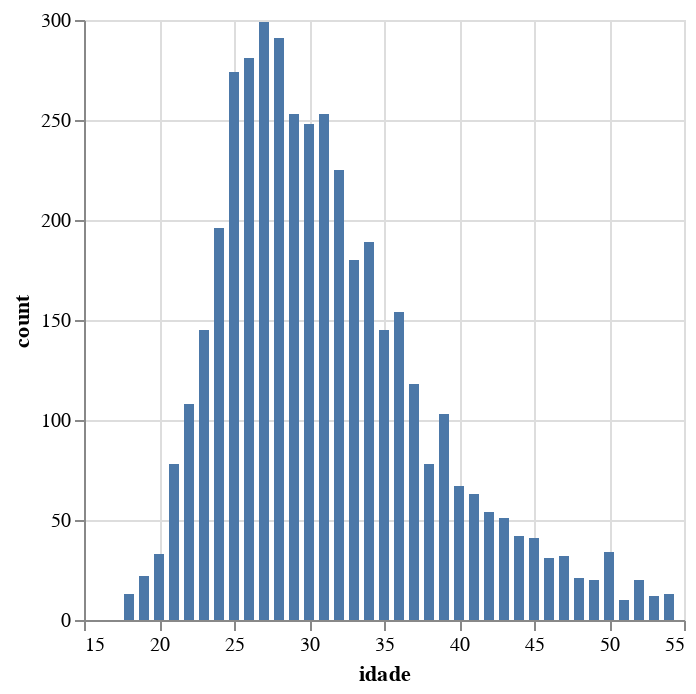

The cell this chart's notebook holds for it:
### Code cell
alt.Chart(df_idade_count).mark_bar().encode(
    x='idade',
    y='count'
)

### Figure 1 — Vega-Lite specification as saved in the notebook (floating-point values rounded to 4 significant figures)
{"config": {"view": {"continuousWidth": 300, "continuousHeight": 300}}, "data": {"name": "data-faf23189f29b5f13f1b5b24d30ab3321"}, "mark": {"type": "bar"}, "encoding": {"x": {"field": "idade", "type": "quantitative"}, "y": {"field": "count", "type": "quantitative"}}, "$schema": "https://vega.github.io/schema/vega-lite/v5.20.1.json", "datasets": {"data-faf23189f29b5f13f1b5b24d30ab3321": [{"idade": 27.0, "count": 299}, {"idade": 28.0, "count": 291}, {"idade": 26.0, "count": 281}, {"idade": 25.0, "count": 274}, {"idade": 29.0, "count": 253}, {"idade": 31.0, "count": 253}, {"idade": 30.0, "count": 248}, {"idade": 32.0, "count": 225}, {"idade": 24.0, "count": 196}, {"idade": 34.0, "count": 189}, {"idade": 33.0, "count": 180}, {"idade": 36.0, "count": 154}, {"idade": 23.0, "count": 145}, {"idade": 35.0, "count": 145}, {"idade": 37.0, "count": 118}, {"idade": 22.0, "count": 108}, {"idade": 39.0, "count": 103}, {"idade": 38.0, "count": 78}, {"idade": 21.0, "count": 78}, {"idade": 40.0, "count": 67}, {"idade": 41.0, "count": 63}, {"idade": 42.0, "count": 54}, {"idade": 43.0, "count": 51}, {"idade": 44.0, "count": 42}, {"idade": 45.0, "count": 41}, {"idade": 50.0, "count": 34}, {"idade": 20.0, "count": 33}, {"idade": 47.0, "count": 32}, {"idade": 46.0, "count": 31}, {"idade": 19.0, "count": 22}, {"idade": 48.0, "count": 21}, {"idade": 49.0, "count": 20}, {"idade": 52.0, "count": 20}, {"idade": 54.0, "count": 13}, {"idade": 18.0, "count": 13}, {"idade": 53.0, "count": 12}, {"idade": 51.0, "count": 10}]}}
